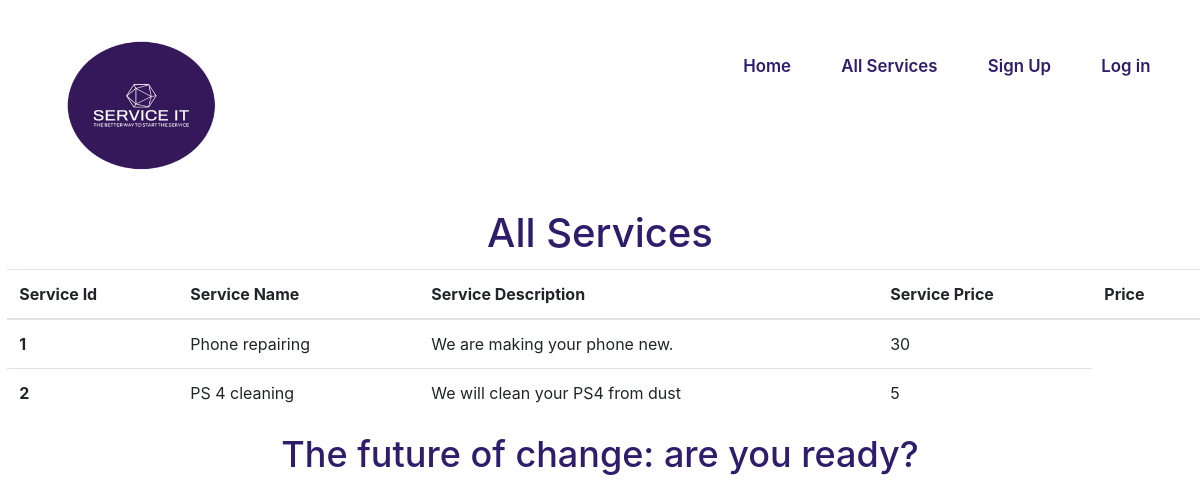
/ShowAllServices/showServices.php, run on the app's committed database.
### tables this page shows
CREATE TABLE `services` (
  `ID` int(11) NOT NULL,
  `SERVICE_NAME` text NOT NULL,
  `SERVICE_DESCRIPTION` text NOT NULL,
  `SERVICE_PRICE` double NOT NULL
);

### ShowAllServices/showServices.php (the view, shortened to what this page needs)
<?php
include_once '../includes/header.php';
?>
    <div class="login-title">
        <h1> All Services </h1>
    </div>
    <table class="table">
        <thead>
        <tr>
            <th scope="col">Service Id</th>
            <th scope="col">Service Name</th>
            <th scope="col">Service Description</th>
            <th scope="col">Service Price</th>
            <th scope="col">Price</th>
        </tr>
        </thead>
        <tbody>
        <?php
        $get_service_details = "Select * from services ";
        $stmt = $conn->prepare($get_service_details);
        $stmt->execute();
        $result = $stmt->get_result();
        while ($row = $result->fetch_assoc()) {
            $contract_id = $row['ID'];
            $service = $row['SERVICE_NAME'];
            $service_desc = $row['SERVICE_DESCRIPTION'];
            $service_price = $row['SERVICE_PRICE'];
            ?>
            <tr>
                <th scope="row"><?php echo $contract_id ?>
                <td><?php echo $service ?><br></td>
                <td><?php echo $service_desc ?> </td>
                <td><?php echo $service_price ?></td>
            </tr>
            <?php
        }
        ?>
        </tbody>
    </table>
<?php
require_once '../includes/footer.php';
?>

### style.css (style rules this page uses)
* { margin: 0.3vw; padding: 0; -webkit-box-sizing: border-box; box-sizing: border-box; }
body { font-family: 'Segoe UI', Tahoma, Geneva, Verdana, sans-serif; background: #F4F5FF; }
.login-title { display: -webkit-box; display: -ms-flexbox; display: flex; -webkit-box-orient: horizontal; -webkit-box-direction: normal; -ms-flex-direction: row; flex-direction: row; -webkit-box-pack: center; -ms-flex-pack: center; justify-content: center; text-align: center; color: #2F1C6A; font-weight: bold; text-align: center; font-size: 1.5rem; }

### data on the page
services: ID "1", SERVICE_NAME "Phone repairing", SERVICE_DESCRIPTION "We are making your phone new.", SERVICE_PRICE "30"
services: ID "2", SERVICE_NAME "PS 4 cleaning", SERVICE_DESCRIPTION "We will clean your PS4 from dust", SERVICE_PRICE "5"
